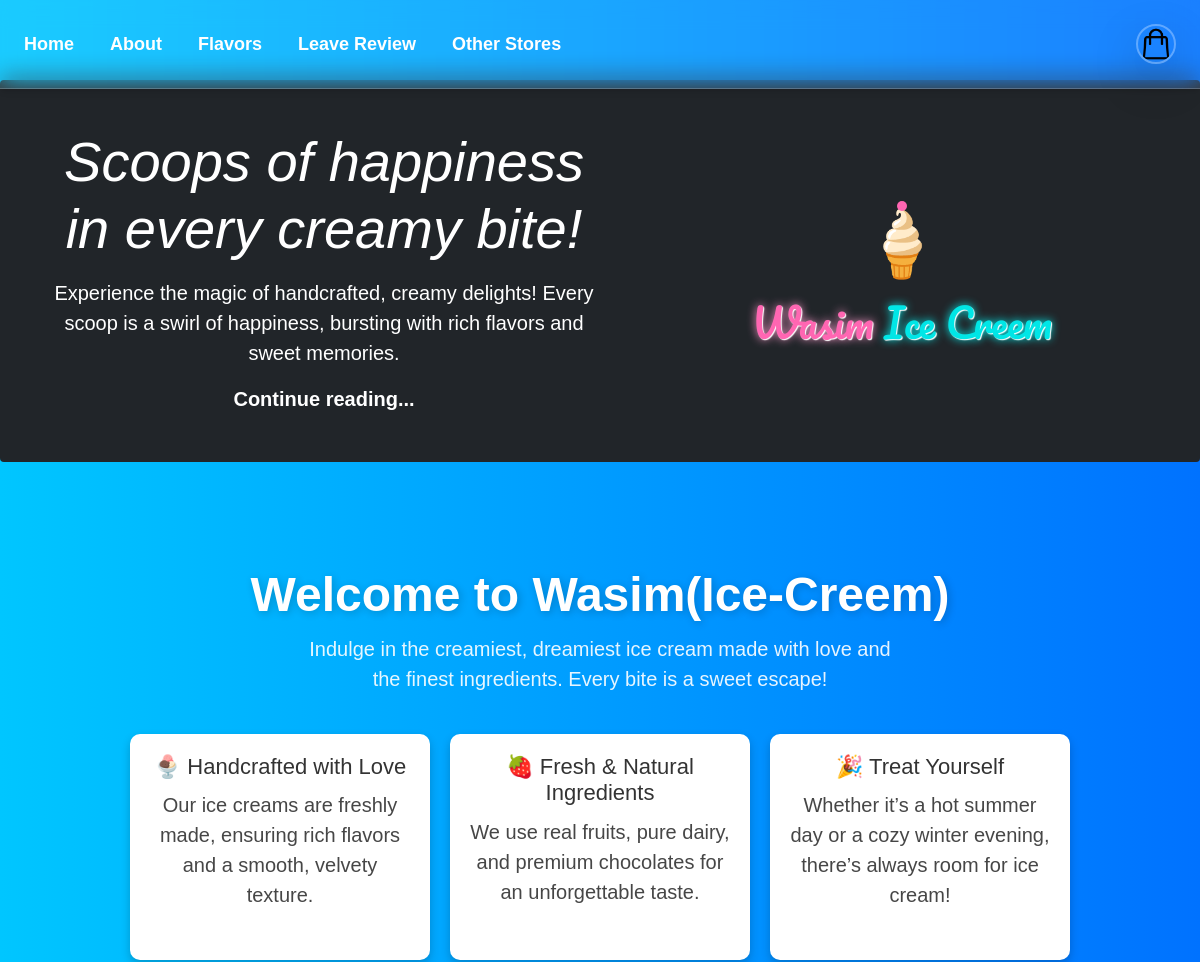
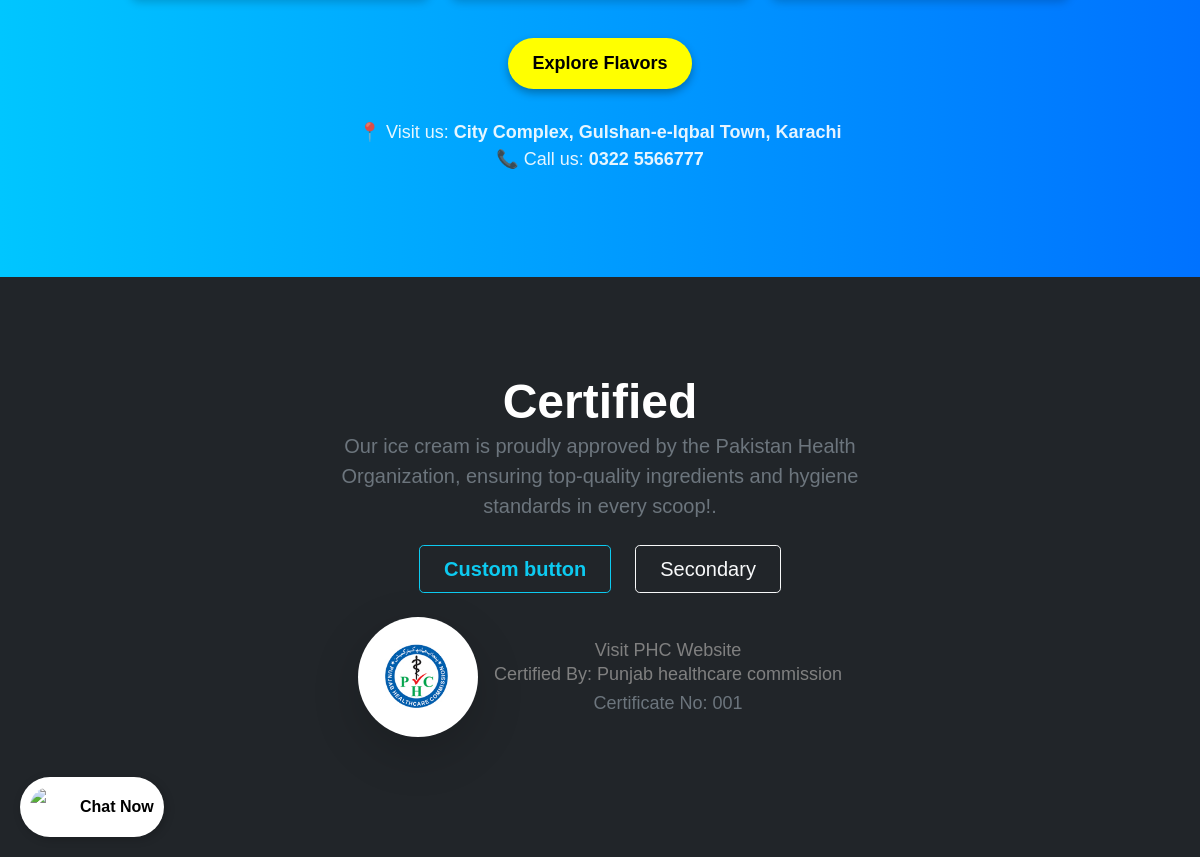
The page / on the database its author committed (2 pictures, top to bottom).
### app1/models.py (models this page shows, shortened)
class IceCertificate(models.Model):
    ice = models.OneToOneField(Items, on_delete=models.CASCADE, related_name="certificate")
    commission=models.TextField(default="")
    image = models.ImageField(upload_to='images/')
    certificate_no = models.CharField(max_length=100)
    issue_date = models.DateTimeField(default=timezone.now)
    valid_until = models.DateTimeField()

### project1/views.py (the view)
# urls.py: 2. Add a URL to urlpatterns:  path('', views.home, name='home')
def home(request):
    return render(request,"website/base.html")

### app1/context_processors.py (called while the page is built)
def certificates_processor(request):
    return {'cerf': IceCertificate.objects.all()}

### templates/website/base.html (shortened to what this page needs)
{% load static tailwind_tags %}
{% load static %}
<!DOCTYPE html>
<html lang="en">
<head>
    <link href="https://cdn.jsdelivr.net/npm/bootstrap@5.0.2/dist/css/bootstrap.min.css" rel="stylesheet">
  </head>
  <body>
    <link rel="stylesheet" href="{% static 'style.css' %}">
    {% tailwind_css %}
</head>
<body>
  <nav id="navbar" style="font-size: large;" class="fixed top-0 left-0 w-full z-50 bg-white/10 backdrop-blur-md shadow-md transition-all duration-300 border-b border-white/20">
    <div class="max-w-screen-xl mx-auto px-6 py-4 flex items-center justify-between text-white font-semibold">
        <ul class="flex space-x-9">
            <li><a href="{% url 'home' %}" class="hover:text-cyan-300 transition">Home</a></li>
            <li><a href="{% url 'about1' %}" class="hover:text-cyan-300 transition">About</a></li>
            <li><a href="{% url 'show' %}" class="hover:text-cyan-300 transition">Flavors</a></li>
            <li><a href="{% url 'rev' %}" class="hover:text-cyan-300 transition">Leave Review</a></li>
            <li><a href="{% url 'stores' %}" class="hover:text-cyan-300 transition">Other Stores</a></li>
        </ul>
        <a href="{% url 'cat' %}" class="ml-4">
            {% load static %}
            <img src="{% static 'images/cat.png' %}" alt="Logo" class="h-10 w-10 rounded-full border-2 border-white/30 shadow-lg">
        </a>
    </div>
</nav>
  <div class="pt-20 px-0">
    <div class="p-4 p-md-5 mb-4 text-white rounded bg-dark d-flex align-items-center justify-content-between">
        <div class="col-md-6 px-0">
            <h1 class="display-4 fst-italic">Scoops of happiness in every creamy bite!</h1>
            <p class="lead my-3">Experience the magic of handcrafted, creamy delights! Every scoop is a swirl of happiness, bursting with rich flavors and sweet memories.</p>
            <p class="lead mb-0"><a href="#" class="text-white fw-bold">Continue reading...</a></p>
        </div>
        <div class="ice-cream-logo-text">
            <div class="scoop-container">
              <span class="scoop">🍦</span>
              <div class="drip-dot"></div>
            </div>
            <span class="brand-name">
              Wasim <span class="highlight"><span class="ice-i">I</span>ce Creem</span>
            </span>
          </div>
    </div>
</div>
<a href="#" class="whatsapp-float" onclick="showPopup(event)">
  <img src="https://upload.wikimedia.org/wikipedia/commons/6/6b/WhatsApp.svg" alt="WhatsApp">
  <div class="whatsapp-text">Chat Now</div>
</a>
    {% block content %}
    <section class="hero">
        <h1>Welcome to Wasim(Ice-Creem)</h1>
        <p>Indulge in the creamiest, dreamiest ice cream made with love and the finest ingredients. Every bite is a sweet escape!</p>
        <div class="features">
            <div class="feature-box">
                <h2>🍨 Handcrafted with Love</h2>
                <p>Our ice creams are freshly made, ensuring rich flavors and a smooth, velvety texture.</p>
            </div>
            <div class="feature-box">
                <h2>🍓 Fresh & Natural Ingredients</h2>
                <p>We use real fruits, pure dairy, and premium chocolates for an unforgettable taste.</p>
            </div>
            <div class="feature-box">
                <h2>🎉 Treat Yourself</h2>
                <p>Whether it’s a hot summer day or a cozy winter evening, there’s always room for ice cream!</p>
            </div>
        </div>
        <div class="cta">
            <a href="/app1/show/">Explore Flavors</a>
        </div>
        <div class="contact">
            📍 Visit us: <strong>City Complex, Gulshan-e-Iqbal Town, Karachi</strong> <br>
            📞 Call us: <strong>0322 5566777</strong>
        </div>
    </section>
    {% endblock %}
<br>
        <div class="bg-dark text-secondary px-4 py-5 text-center">
            <div class="py-5">
              <h1 class="display-5 fw-bold text-white">Certified</h1>
              <div class="col-lg-6 mx-auto">
                <p class="fs-5 mb-4">Our ice cream is proudly approved by the Pakistan Health Organization, ensuring top-quality ingredients and hygiene standards in every scoop!.</p>
                <div class="d-grid gap-2 d-sm-flex justify-content-sm-center">
                  <button type="button" class="btn btn-outline-info btn-lg px-4 me-sm-3 fw-bold">Custom button</button>
                  <button type="button" class="btn btn-outline-light btn-lg px-4">Secondary</button>
                </div>
                <br>
                <div class="d-flex flex-column align-items-center text-center">
                    {% for cerft in cerf %}
                    <div class="d-flex align-items-center mb-4">
                        <img class="rounded-circle shadow-lg me-3" src="{{ cerft.image.url }}" alt="Certificate Image" width="120" height="120">
                        <div style="color: gray; font-size: large;">
                          <a title="PHC Official Website" target="_blank" href="https://www.phc.org.pk/#/home">Visit PHC Website</a>
                            <h4 class="mb-1">Certified By:  <a href="https://www.phc.org.pk/#/home" onclick="allow()">{{ cerft.commission }}</a> </h4>
                            <p class="text-muted">Certificate No: {{ cerft.certificate_no }}</p>
                        </div>
                    </div>
                    {% endfor %}
                </div>
              </div>
            </div>
          </div>
    </body>
    </html>
</body>
</html>

### templates/website/base.html (style rules this page uses)
.ice-cream-logo-text { font-family: 'Pacifico', cursive; font-size: 2.5rem; text-align: center; position: relative; color: #ff66b2; display: flex; flex-direction: column; align-items: center; justify-content: center; margin-right: 100px; }
.scoop-container { position: relative; display: inline-block; animation: rotateScoop 6s linear infinite; }
.scoop { font-size: 4rem; z-index: 2; }
.drip-dot { width: 10px; height: 10px; background-color: #ff66b2; border-radius: 50%; position: absolute; top: 10px; left: 50%; transform: translateX(-50%); animation: dripToI 6s ease-in-out infinite; z-index: 1; }
.brand-name { margin-top: 5px; text-shadow: 1px 1px 1px #fff, 0 0 10px #ff99cc; position: relative; }
.highlight { color: #00e6e6; text-shadow: 1px 1px 1px #fff, 0 0 10px #00ffff; position: relative; }
.ice-i { position: relative; z-index: 2; }
body { margin: 0; padding: 0; font-family: 'Arial', sans-serif; background: linear-gradient(to right, #00c6ff, #0072ff); color: white; text-align: center; }
.hero { padding: 80px 20px; }
.hero h1 { font-size: 48px; font-weight: bold; margin-bottom: 10px; text-shadow: 2px 2px 8px rgba(0,0,0,0.2); }
.hero p { font-size: 20px; max-width: 600px; margin: 0 auto 30px; opacity: 0.9; }
.features { display: flex; justify-content: center; flex-wrap: wrap; gap: 20px; margin: 40px auto; max-width: 1000px; }
.feature-box { background: white; color: #333; padding: 20px; border-radius: 10px; box-shadow: 0 4px 10px rgba(0, 0, 0, 0.2); width: 300px; transition: transform 0.3s ease; }
.feature-box h2 { font-size: 22px; margin-bottom: 10px; }
.cta { margin-top: 20px; }
.cta a { display: inline-block; background: yellow; color: black; text-decoration: none; padding: 12px 24px; font-size: 18px; font-weight: bold; border-radius: 30px; box-shadow: 0 4px 8px rgba(0, 0, 0, 0.3); transition: 0.3s; }
.contact { margin-top: 30px; font-size: 18px; opacity: 0.9; }
.whatsapp-float { position: fixed; left: 20px; bottom: 20px; z-index: 1000; display: flex; align-items: center; gap: 10px; background: white; padding: 10px; border-radius: 50px; box-shadow: 2px 2px 10px rgba(0, 0, 0, 0.2); text-decoration: none; transition: transform 0.3s; }
.whatsapp-float img { width: 40px; height: 40px; border-radius: 50%; }
.whatsapp-text { color: black; font-size: medium; font-weight: bold; }

### rows shown on the page
IceCertificate: image (picture), commission "Punjab healthcare commission", certificate_no "001"
